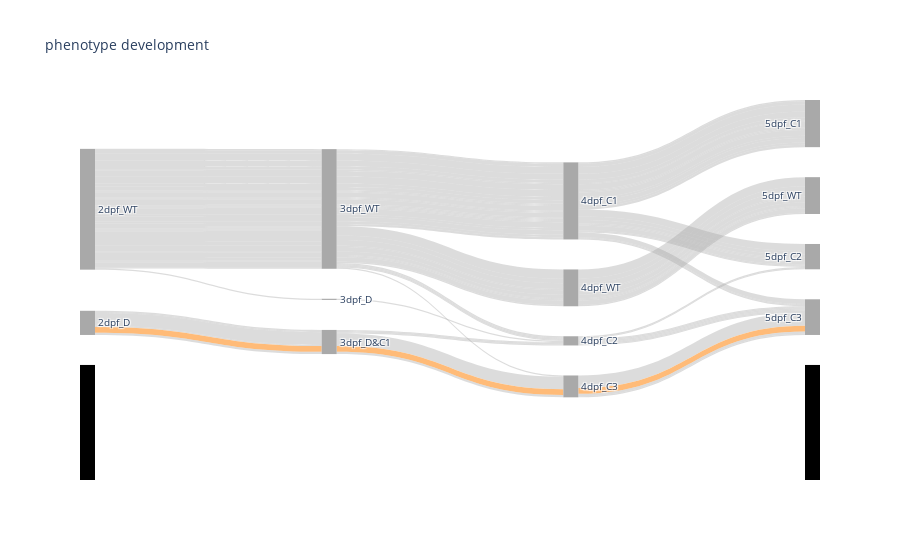

The cell this chart's notebook holds for it:
### Code cell
out = Sankey_genomes(sankey_obj)

### Figure 1 — Plotly figure (JSON) as saved in the notebook; plotly's stock layout.template omitted (floating-point values rounded to 4 significant figures; data arrays with more than 128 entries replaced by an {"elided": "..."} marker saying what was removed)
{"data": [{"arrangement": "freeform", "domain": {"x": [0, 1], "y": [0, 1]}, "link": {"color": {"elided": "142 str values"}, "label": {"elided": "142 str values"}, "source": {"elided": "142 int values"}, "target": {"elided": "142 int values"}, "value": {"elided": "142 int values"}}, "node": {"color": ["darkgrey", "darkgrey", "darkgrey", "darkgrey", "darkgrey", "darkgrey", "darkgrey", "darkgrey", "darkgrey", "darkgrey", "darkgrey", "darkgrey", "darkgrey", "white", "white"], "label": ["2dpf_D", "2dpf_WT", "3dpf_D", "3dpf_D&C1", "3dpf_WT", "4dpf_C1", "4dpf_C2", "4dpf_C3", "4dpf_WT", "5dpf_C1", "5dpf_C2", "5dpf_C3", "5dpf_WT", "", ""], "line": {"color": "white", "width": 0}, "pad": 30, "thickness": 15}, "orientation": "h", "type": "sankey", "valueformat": ".0f"}], "layout": {"autosize": false, "font": {"size": 10}, "title": {"text": "phenotype development"}}}
